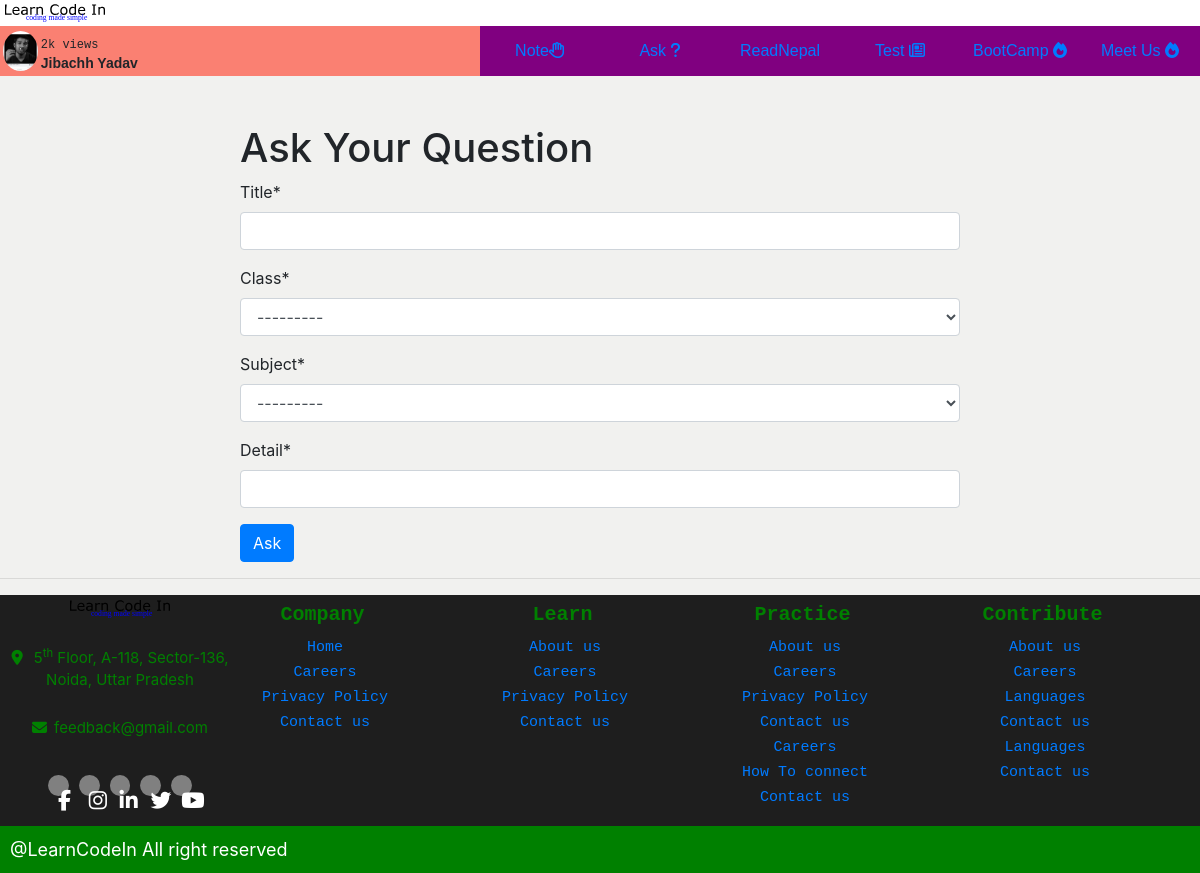
Screenshot of /ask/ask-question/ (signed in) with the database file from the repository.
### users/models.py (models this page shows, shortened)
class User(AbstractUser):
    grade_choices = (
        ('One to Five', 'One to Five'),
        ('Six', 'Six'),
        ('Seven', 'Seven'),
        ('Eight', 'Eight'),
        ('Nine', 'Nine'),
        ('Ten', 'Ten'),
        ('Eleven', 'Eleven'),
        ('Twelve', 'Twelve'),
        ('HA', 'Health Assitant'),
        ('Staff Nurse', 'Staff Nurse'),
        ('Diploma in Agriculture', 'Diploma in Agriculture'),
        ('Diploma in Engineering', 'Diploma in Engineering'),
        ('Bachelor in CSIT', 'Bachelor in CSIT'),
        ('BSC Nursing', 'BSC Nursing'),
        ('Bachelor in Education', 'Bachelor in Education'),
        ('Bachelor in Engineering', 'Bachelor in Engineering'),
        ('BBS', 'BBS'),
        ('BBA', 'BBA'),
        ('MBBS', 'MBBS'),
        ('General', 'General'),
    )
    faculty = (
        ('Science', 'Science'),
        ('Commerce', 'Commerce'),
        ('Art', 'Art'),
        ('Medicine', 'Medicine'),
        ('Engineering', 'Engineering'),
        ('Computer Science', 'Computer Science'),
    )
    first_name = models.CharField(
        blank=False,
        max_length=100)
    last_name = models.CharField(
        blank=False,
        max_length=100)
    email = models.EmailField(unique=True,
                              blank=False,
                              max_length=255)
    username = models.CharField(max_length=30,
                                unique=False)
    hobby = models.CharField(max_length=200,
                             blank=True)
    favorite_quotes = models.CharField(max_length=200,
                                       blank=True)
    photo = models.ImageField(upload_to='profile',
                              default='../static/images/Flag_of_Nepal.png'
                              )
    grade = models.CharField(
        max_length=200,
        choices=grade_choices,
        blank=True
    )
    schoolType = models.CharField(max_length=200, choices=faculty, blank=True)
    schoolName = models.CharField(max_length=100,
                                  blank=True)
    address = models.CharField(max_length=200,
                               blank=True)
    REQUIRED_FIELDS = ['first_name', 'last_name', 'username']
    USERNAME_FIELD = 'email'
    def fullname(self):
        return f'{self.first_name.capitalize()} {self.last_name.capitalize()}'

### discussion/views.py (the view)
# urls.py: path('ask-question/', views.askquestion, name='askquestion'),
@login_required
def askquestion(request):
    if request.method == "POST":
        form = AskForm(request.POST)
        if form.is_valid():
            title = form.cleaned_data['title']
            grade = form.cleaned_data['grade']
            subject = form.cleaned_data['subject']
            detail = form.cleaned_data['detail']
            askedby = request.user
            Discussion.objects.create(title=title,grade=grade,subject=subject, detail=detail, askedby=askedby)
            return render(request, 'discussion/questionlist.html', {
                'questions': Discussion.objects.all()
            })
        else:
            return Http404("Form is not valid")
    else:
        form = AskForm()
        return render(request, 'discussion/askquestion.html', {
                'askform': form,
                'questions': Discussion.objects.all(),
            })

### discussion/forms.py
class AskForm(ModelForm):
    class Meta:
        model = Discussion
        fields = [
            'title',
            'grade',
            'subject',
            'detail',
        ]
        widgets = {
            'detail': SummernoteWidget(),
        }

### templates/discussion/askquestion.html (shortened to what this page needs)
{% extends 'base.html' %}
{% load crispy_forms_tags %}
{% block body %}
     <div class="container mt-5" style="max-width: 750px; background-color: ;">
        <h1>
            Ask Your Question
        </h1>
        <form action="{% url 'askquestion' %}" method="post">
            {{ askform|crispy }}
            <input name="askbutton" id="askbutton" class="btn btn-primary" type="submit" value="Ask">
        </form>
    </div>
{% endblock body %}

### templates/base.html (shortened to what this page needs)
{% load static %}
<!DOCTYPE html>
<html lang="en">
  <head>
    <link href="https://unpkg.com/aos@2.3.1/dist/aos.css" rel="stylesheet" />
    <link
      rel="stylesheet"
      href="https://maxcdn.bootstrapcdn.com/bootstrap/4.0.0/css/bootstrap.min.css"
    />
    <link rel="stylesheet" href="{% static 'css/base.css' %}" />
  </head>
  <body>
    <div class="top-bar">
      <div class="intro-sign">
        <div class="company-logo">
          <img src="{% static 'images/logo.svg' %}" class="flag" alt="" />
        </div>
        </div>
      <nav>
        <div class="navigation-container">
          {% if request.user.is_authenticated %}
          <div class="user">
            <div class="user-photo">
              <img
                src="{{ request.user.photo.url }}"
                alt=""
                class="user-pic"
              />
            </div>
            <div class="info">
              <span class="views">2k views</span>
              <span class="name">{{ request.user.fullname }}</span>
            </div>
          </div>
          {% endif %}
          <div class="navigation nav-total">
            <ul type="none" class="nav">
              <a href="{% url 'notelist' %}"
                ><li>Note<i class="fa fa-hand-paper-o"></i></li
              ></a>
              <a href="{% url 'allquestions' %}"
                ><li>Ask <i class="fa fa-question" aria-hidden="true"></i></li
              ></a>
              <a href="{% url 'readnepal' %}"
                ><li>ReadNepal </i></li
              ></a>
              <a href="{% url 'testPage' %}"
                ><li>Test <i class="fa fa-newspaper-o"></i></li
              ></a>
              <a href="{% url 'bootcamp' %}"
                ><li>BootCamp <i class="fa fa-fire"></i></li
              ></a>
              <a href=""
                ><li>Meet Us <i class="fa fa-fire"></i></li
              ></a>
            </ul>
          </div>
        </div>
      </nav>
    </div>
    {% block body %}{% endblock body %}
    <hr />
    <footer>
      <div class="footer">
        <div class="info-block">
          <div class="logo">
            <img src="{% static "images/logo.svg" %}" alt="LearnCodeIn" />
          </div>
          <div class="location">
            <i class="fa fa-map-marker"></i>
            5<sup>th</sup> Floor, A-118, Sector-136, Noida, Uttar Pradesh
          </div>
          <div class="feedback">
            <i class="fa fa-envelope" aria-hidden="true"></i>feedback@gmail.com
          </div>
          <div class="social-sites">
            <div class="foot-facebook">
              <i class="fa fa-facebook foot-social" aria-hidden="true"></i>
            </div>
            <div class="foot-facebook">
              <i class="fa fa-instagram foot-social" aria-hidden="true"></i>
            </div>
            <div class="foot-facebook">
              <i class="fa fa-linkedin foot-social" aria-hidden="true"></i>
            </div>
            <div class="foot-facebook">
              <i class="fa fa-twitter foot-social" aria-hidden="true"></i>
            </div>
            <div class="foot-facebook">
              <i class="fa fa-youtube foot-social" aria-hidden="true"></i>
            </div>
          </div>
        </div>
        <div class="first-column">
          <div class="foot-topic">Company</div>
          <div class="foot-first-subtopic foot-subtopic">
            <ul type="none" class="suptopics">
              <li><a href="index.html">Home</a></li>
              <li><a href="index.html">Careers</a></li>
              <li><a href="index.html">Privacy Policy</a></li>
              <li><a href="index.html">Contact us</a></li>
            </ul>
          </div>
        </div>
        <div class="second-column">
          <div class="foot-topic">Learn</div>
          <div class="foot-second-subtopic foot-subtopic">
            <ul type="none" class="suptopics">
              <li><a href="index.html">About us</a></li>
              <li><a href="index.html">Careers</a></li>
              <li><a href="index.html">Privacy Policy</a></li>
              <li><a href="index.html">Contact us</a></li>
            </ul>
          </div>
        </div>
        <div class="third-column">
          <div class="foot-topic">Practice</div>
          <div class="foot-third-subtopic foot-subtopic">
            <ul type="none" class="suptopics">
              <li><a href="">About us</a></li>
              <li><a href="">Careers</a></li>
              <li><a href="">Privacy Policy</a></li>
              <li><a href="">Contact us</a></li>
              <li><a href="">Careers</a></li>
              <li><a href="">How To connect </a></li>
              <li><a href="">Contact us</a></li>
            </ul>
          </div>
        </div>
        <div class="fourth-column">
          <div class="foot-topic">Contribute</div>
          <div class="foot-fourth-subtopic foot-subtopic">
            <ul type="none" class="suptopics">
              <li><a href="">About us</a></li>
              <li><a href="">Careers</a></li>
              <li><a href="">Languages </a></li>
              <li><a href="">Contact us</a></li>
              <li><a href="">Languages </a></li>
              <li><a href="">Contact us</a></li>
            </ul>
          </div>
        </div>
      </div>
      <div class="copyright">@LearnCodeIn All right reserved</div>
    </footer>
  </body>
</html>

### static/css/base.css (style rules this page uses)
* { padding: 0; margin: 0; }
:root { --main-background-color: rgb(241, 241, 239); --main-font:sans-serif; --navigation-font:sans-serif; --question-font:Impact; --answer-font:monospace; --sub-background-color:rgb(113, 134, 17); }
body { overflow-x: hidden; background-color: var(--main-background-color); z-index:10; }
.flag { display: flex; justify-content: center; }
.navigation-container { background-color: salmon; display: flex; justify-content: space-between; position: sticky; top: 0px; right: 0px; }
.intro-sign { background-color: #fff; display: flex; justify-content: space-between; padding: 0.9px 2px; }
nav { height: 50px; position: sticky; top: 0px; z-index: 20; }
.nav { display: flex; justify-content: space-around; line-height: 25px; height: 50px; }
.nav a li { font-family: var(--navigation-font); }
.nav a { text-align: center; line-height: 50px; background-color: purple; padding:0px 10px; overflow: hidden; position: relative; }
.nav a::before { position: absolute; content: ""; width: 100%; bottom: 0px; left: 0px; height: 4px; background-color: #fab906; transform: translateY(-50px); }
.user { position: relative; display: flex; margin-left: 3px; }
.user-pic { margin-top: 5px; height: 40px; border-radius: 50%; }
.info { display: grid; margin-left: 3px; }
.views { font-size: 12px; font-family: monospace; margin-top: 10px; }
.name { font-family: sans-serif; font-weight: bold; font-size: 14px; margin-top: -4px; }
@media only screen and (min-width:637px) { .footer { display: grid; grid-template-rows: 1fr; grid-template-columns: 1fr 1fr 1fr; } }
@media only screen and (min-width:857px) { .nav a { width: 120px; } }
@media only screen and (min-width:857px) { .footer { display: grid; grid-template-columns: 1fr 1fr 1fr 1fr 1fr; } }
@media only screen and (min-width:857px) { .location,.feedback,.foot-subtopic { font-size: 13px; } }
@media only screen and (min-width:857px) { .social-sites > div { height: 1.1rem; width: 1.1rem; font-size: 1.1rem; } }
.footer { background-color: #1e1e1e; bottom: 0px; height: auto; width: 100%; text-align: center; }
.social-sites { display: flex; padding: 5px; justify-content: center; text-align: center; }
.social-sites > div { background-color: gray; height: 1.3rem; width: 1.3rem; padding: 10px; border-radius: 50%; color: white; font-size: 1.3rem; margin: 5px; }
.location,.feedback { color: green; }
.location > i,.feedback > i { margin-right: 7px; }
.foot-topic { text-transform: capitalize; color: green; font-size: 20px; font-family: monospace; margin: 5px 5px; padding-bottom: 15px; }
.info-block { display: grid; row-gap: 5px; text-align: center; }
.footer { display: grid; }
.location,.feedback { font-size: 15px; }
.foot-subtopic { font-size: 15px; line-height: 25px; font-family: monospace; margin-bottom: 15px; }
.foot-topic { margin-bottom: -10px; font-weight: 600; }
.foot-subtopic,.foot-topic { margin-left: -70px; }
.copyright { font-size: 18px; background-color: green; color:white; padding:10px; width: 100%; height: auto; text-align: left; }

### rows the page displays
User: user.photo (picture), user.fullname "Jibachh Yadav"
